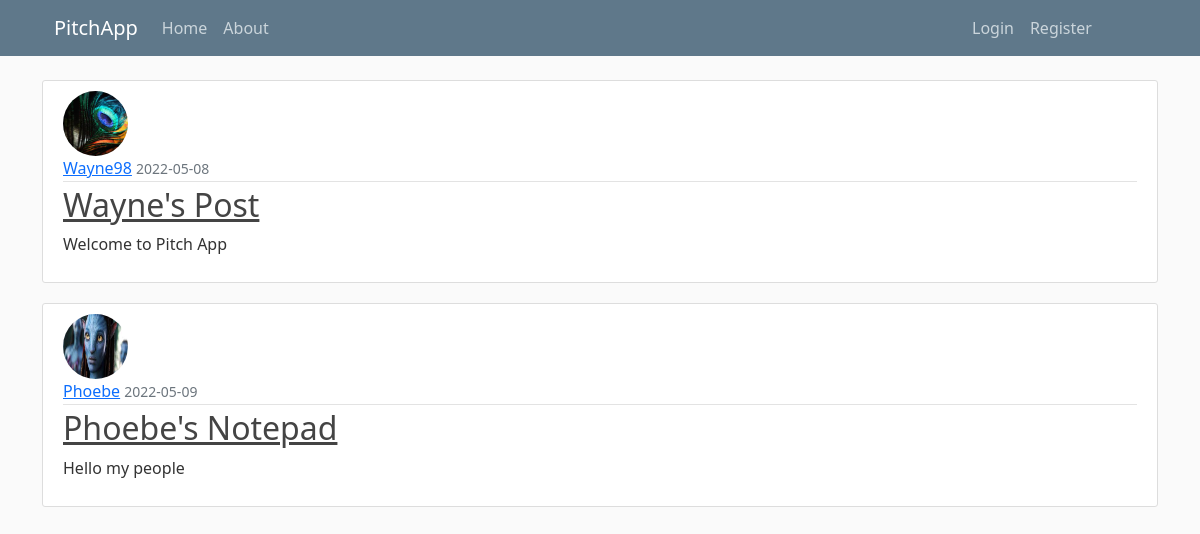
Page /home on the earlier database version.
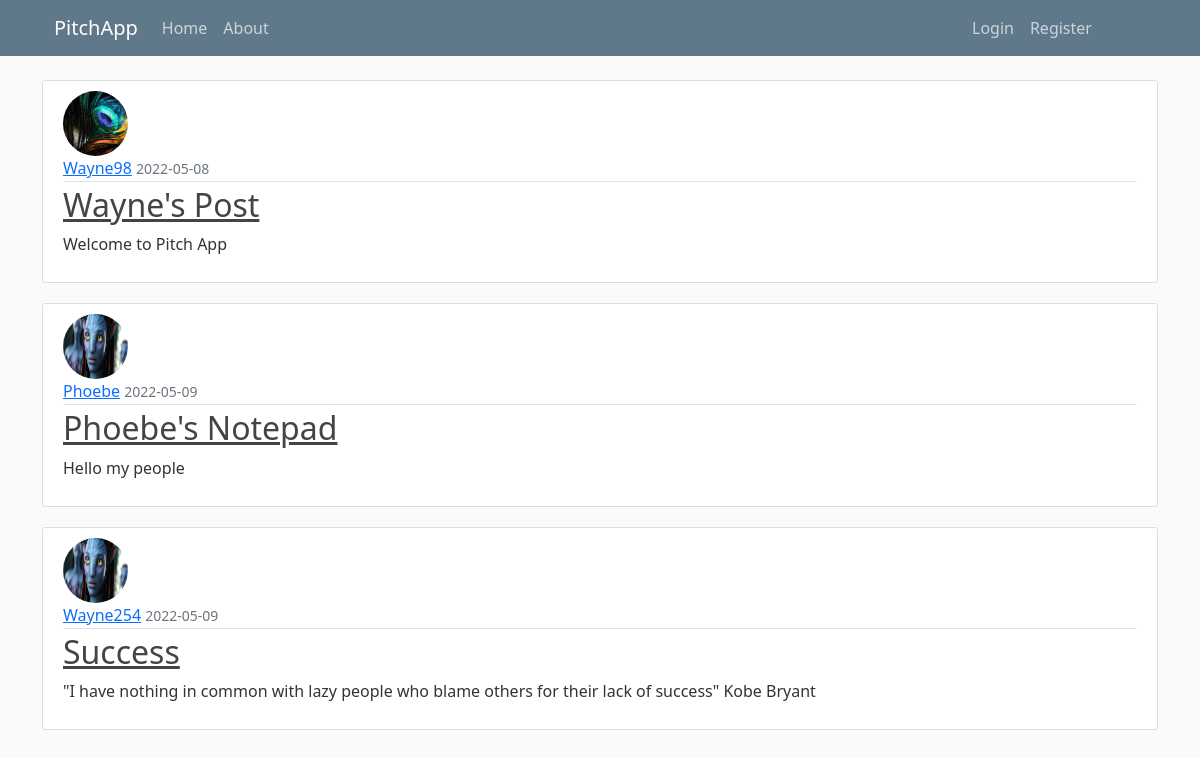
Same page on the later database version.
### pitchapp/models.py (models this page shows, shortened)
class Post(db.Model):
    id = db.Column(db.Integer, primary_key=True)
    title = db.Column(db.String(120), nullable=False)
    date_posted = db.Column(db.DateTime, nullable=False, default=datetime.utcnow)
    content = db.Column(db.Text, nullable=False)
    user_id = db.Column(db.Integer, db.ForeignKey('user.id'), nullable=False)

class User(db.Model, UserMixin):
    id = db.Column(db.Integer, primary_key=True)
    username = db.Column(db.String(20), unique=True, nullable=False)
    email = db.Column(db.String(150), unique=True, nullable=False)
    image_file = db.Column(db.String(20), nullable=False, default='default.jpg')
    password = db.Column(db.String(70), nullable=False)
    posts = db.relationship('Post', backref='author', lazy=True)

### pitchapp/main/routes.py (the view)
@main.route("/")
@main.route("/home")
def home():
    posts = Post.query.all()
    return render_template('home.html', posts=posts)

### pitchapp/templates/home.html
{% extends "base.html" %}
{% block content %}
    {% for post in posts %}
    <article class="media content-section">
      <img class="rounded-circle article-img" src="{{ url_for('static', filename='profile_picture/' + post.author.image_file) }}" alt="">
        <div class="media-body">
          <div class="article-metadata">
            <a class="mr-2" href="#">{{ post.author.username }}</a>
            <small class="text-muted">{{ post.date_posted.strftime('%Y-%m-%d') }}</small>
          </div>
          <h2><a class="article-title" href="{{ url_for('posts.post', post_id=post.id) }}">{{ post.title }}</a></h2>
          <p class="article-content">{{ post.content }}</p>
        </div>
      </article>
    {% endfor%}
{% endblock content %}

### pitchapp/templates/base.html (shortened to what this page needs)
<!DOCTYPE html>
<html lang="en">
<head>
    <link href="https://cdn.jsdelivr.net/npm/bootstrap@5.1.3/dist/css/bootstrap.min.css" rel="stylesheet"
>
    <link rel="stylesheet" href="{{ url_for('static', filename='main.css')}}">
</head>
<body>
    <header class="site-header">
        <div class="row">
            <div class="col-md-8">
                <nav class="navbar navbar-expand-md navbar-dark bg-steel fixed-top">
                    <div class="container">
                        <a class="navbar-brand mr-4" href="/">PitchApp</a>
                        <div class="collapse navbar-collapse" id="navbarToggle">
                            <div class="navbar-nav mr-auto">
                                <a class="nav-item nav-link" href="{{url_for('main.home')}}">Home</a>
                                <a class="nav-item nav-link" href="{{url_for('main.about')}}">About</a>
                            </div>
                        </div>
                        <div class="col-md-2">
                            <div class="navbar-nav">
                                {% if current_user.is_authenticated %}
                                    <a class="nav-item nav-link" href="{{url_for('posts.new_post')}}">New Post</a>
                                    <a class="nav-item nav-link" href="{{url_for('users.account')}}">Account</a>
                                    <a class="nav-item nav-link" href="{{url_for('users.logout')}}">Logout</a>
                                {% else %}
                                    <a class="nav-item nav-link" href="{{url_for('users.login')}}">Login</a>
                                    <a class="nav-item nav-link" href="{{url_for('users.register')}}">Register</a>
                                {% endif %}
                            </div>
                        </div>
                    </div>
            </div>
        </div>
    </header>
    <div class="container">
        {% block content %}{% endblock %}
    </div>
</body>
</html>

### pitchapp/static/main.css (style rules this page uses)
body { background: #fafafa; color: #333333; margin-top: 5rem; }
h1, h2, h3, h4, h5, h6 { color: #444444; }
.bg-steel { background-color: #5f788a; }
.site-header .navbar-nav .nav-link { color: #cbd5db; }
.content-section { background: #ffffff; padding: 10px 20px; border: 1px solid #dddddd; border-radius: 3px; margin-bottom: 20px; }
.article-title { color: #444444; }
.article-content { white-space: pre-line; }
.article-img { height: 65px; width: 65px; margin-right: 16px; }
.article-metadata { padding-bottom: 1px; margin-bottom: 4px; border-bottom: 1px solid #e3e3e3 }

Differences in the rows shown:
added Post: image_file (placeholder picture), author.username "Wayne254", date_posted "2022-05-09", title "Success", content "\"I have nothing in common with lazy people who blame others for their lack of success\" Kobe Bryant"
